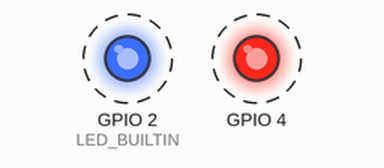
A program run on a simulated ESP32. Shown: output pins drawn as LEDs (lit = HIGH). Dashed ring = blinking. What the program prints to the serial monitor is not drawn.

Above: at 0.1 s.
Timing chart, 0 to 3.0 s (numbered marks = the images above):
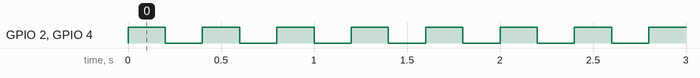

The program:

main.cpp
```cpp
/********************************************************************
 * Exemplo para definir em qual core cada task será executada no ESP32
 * Fabiano Piroli
 ********************************************************************/
// Biblioteca arduino
#include <Arduino.h>
// Biblioteca FreeRTOS
#include <freertos/FreeRTOS.h>
#include <freertos/task.h>

// LED1: LED interno da placa (GPIO 2)
#ifndef LED_BUILTIN
#define LED_BUILTIN 2
#endif
#define LED1 LED_BUILTIN

// LED2: Segundo LED (GPIO 4 - externo)
#define LED2 4

// Variáveis para armazenar os handles das tasks
TaskHandle_t task1Handle = NULL;
TaskHandle_t task2Handle = NULL;
TaskHandle_t task3Handle = NULL;

// Protótipos das funções das tasks
void taskBlink(void *pvParameters);
void task2(void *pvParameters);

// Variáveis auxiliares
int valor = 500;

void setup()
{
  Serial.begin(9600);

  xTaskCreatePinnedToCore(
      taskBlink,
      "Task 1",
      configMINIMAL_STACK_SIZE,
      (void *)LED1,
      1,
      &task1Handle,
      APP_CPU_NUM
    ); // Task 1 no Core 0

  xTaskCreatePinnedToCore(
      task2,
      "Task 2",
      configMINIMAL_STACK_SIZE + 1024,
      (void *)valor,
      2,
      &task2Handle,
      PRO_CPU_NUM
    ); // Task 2 no Core 1

  xTaskCreatePinnedToCore(
      taskBlink,
      "Task 3",
      configMINIMAL_STACK_SIZE,
      (void *)LED2,
      1,
      &task3Handle,
      APP_CPU_NUM
    ); // Task 3 no Core 0
}

void loop()
{
  vTaskDelay(3000); // Delay para evitar que o loop principal consuma muito tempo
}

// Função da Task 1
void taskBlink(void *pvParameters)
{

  int pin = (int)pvParameters; // Converte o parâmetro para inteiro
  pinMode(pin, OUTPUT);
  while (1)
  {
    digitalWrite(pin, !digitalRead(pin)); // Alterna o estado do LED
    vTaskDelay(pdMS_TO_TICKS(200));       // Delay de 200ms
  }
}

// Função da Task 2
void task2(void *pvParameters)
{

  int cont = (int)pvParameters; // Converte o parâmetro para inteiro

  while (1)
  {
    Serial.println("Task 2: " + String(cont++)); // Imprime a contagem no Serial Monitor
    vTaskDelay(pdMS_TO_TICKS(1000));             // Delay de 1 segundo
  }
}
```

Measured:
- by itself, GPIO 2 (LED_BUILTIN), GPIO 4: alternates HIGH for 0.20 s and LOW for 0.20 s
